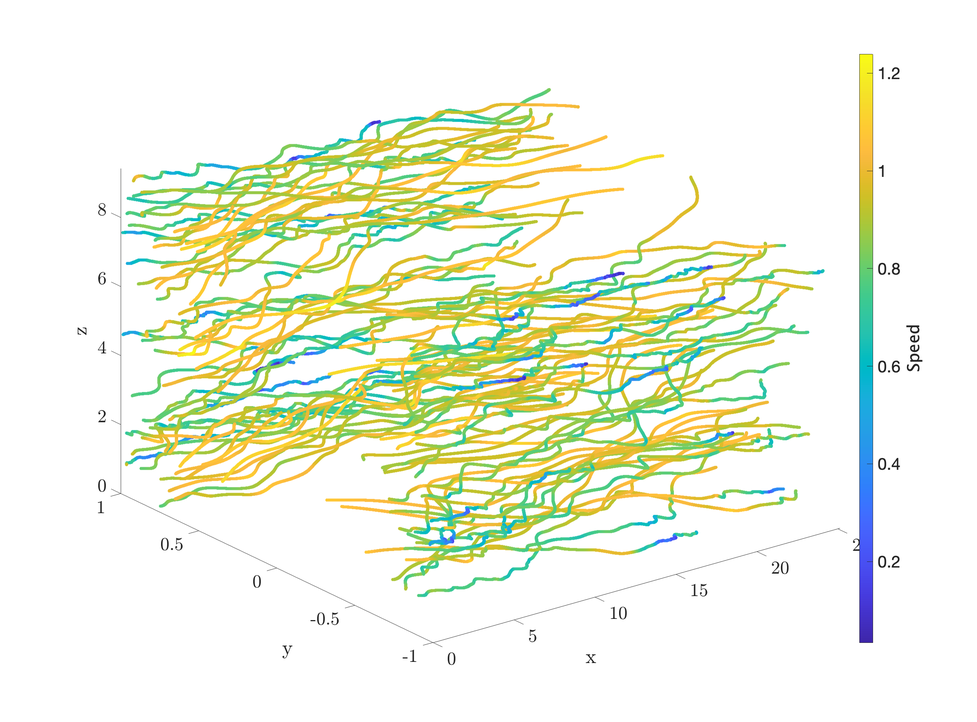
%> input picture ENM 5220 LPT Data Analysis/JHU Channel Tracks.png, 977 x 722 px, shrunk from 2566 x 1898 before the run
$ octave intensity_histogram.m   (GNU Octave 9; MATLAB toolbox functions it lacks are replaced by stand-ins)
%> lines starting %> are read from the running program, lines starting %| are printed output that depends on the picture
% Load filepath
[fname, fpath] = uigetfile( ...
    {'*.tif;*.tiff;*.png;*.bmp;*.jpg;*.jpeg;*.pgm','Image Files';
'*.*','All Files'}, ...
'Select a particle tracking frame');
%> the answer given: ../ENM 5220 LPT Data Analysis/JHU Channel Tracks.png
if isequal(fname, 0), disp('No file selected.'); return; end
imagePath = fullfile(fpath, fname);
imgRaw   = imread(imagePath);
%> imgRaw is the input picture: size 722x977x3 uint8; mean R, G, B 240.3, 244.3, 227.5
bitDepth = imfinfo(imagePath);
bitDepth = bitDepth(1).BitDepth;
if size(imgRaw, 3) == 3
% Unexpected RGB load -- take channel 1 to avoid weighted-blend artefacts.
    warning('Image loaded as RGB. Expected greyscale. Taking channel 1.');
    imgGray = imgRaw(:,:,1);
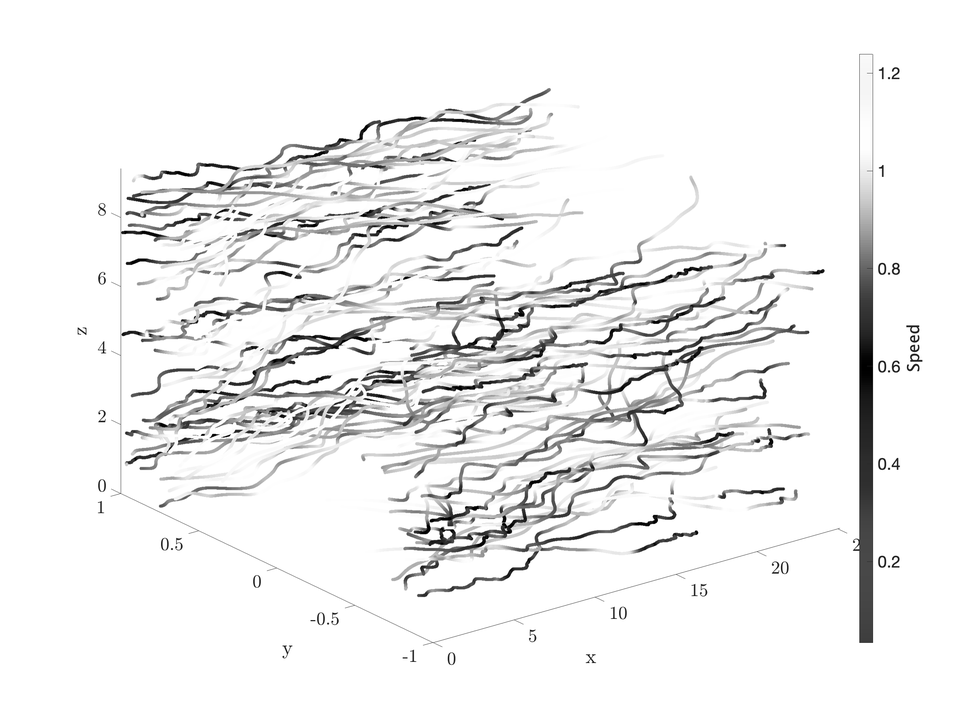
%> imgGray: size 722x977 uint8; min 0, max 255, mean 240.3
elseif size(imgRaw, 3) == 1
    imgGray = imgRaw;
else
    error('Unexpected image dimensions: %s', mat2str(size(imgRaw)));
end
switch class(imgGray)
case 'uint8',  maxVal = 255;
case 'uint16', maxVal = 65535;
otherwise,     maxVal = double(max(imgGray(:)));
end
[nRows, nCols] = size(imgGray);
%> nRows = 722; nCols = 977
imgVec = double(imgGray(:));
imgVec = imgVec(imgVec > 0);   % exclude zero-intensity pixels
% ── Statistics ───────────────────────────────────────────────────────────────
fprintf('\n--- Image: %s ---\n', imagePath);
fprintf('  Resolution : %d x %d px,  %d-bit\n', nCols, nRows, bitDepth);
%|   Resolution : 977 x 722 px,  24-bit
fprintf('  Min/Max    : %.0f / %.0f\n',   min(imgVec), max(imgVec));
%|   Min/Max    : 1 / 255
fprintf('  Mean +- Std : %.2f +- %.2f\n',  mean(imgVec), std(imgVec));
%|   Mean +- Std : 240.52 +- 42.30
fprintf('  Saturated  : %.3f %%\n',        100*mean(imgVec >= maxVal));
%|   Saturated  : 78.102 %
% ════════════════════════════════════════════════════════════════════════════
%  A) INTENSITY HISTOGRAM
% ════════════════════════════════════════════════════════════════════════════
fig = figure('Name', 'Intensity Histogram');
ax = axes('Parent', fig);
edges = 0 : maxVal + 1;
histogram(ax, imgVec, edges, 'FaceColor', [0.2 0.5 0.8], 'EdgeColor', 'none');
drawnow;
xlabel('Pixel Intensity');
ylabel('Pixel Count');
title('Intensity Histogram');
xline(mean(imgVec),        'r-',  sprintf('Mean = %.1f',   mean(imgVec)),        'LineWidth', 1.5, 'LabelVerticalAlignment', 'bottom');
xline(median(imgVec),      'k--', sprintf('Median = %.1f', median(imgVec)),      'LineWidth', 1.5, 'LabelVerticalAlignment', 'bottom');
xline(prctile(imgVec, 95), 'g--', sprintf('p95 = %.0f',    prctile(imgVec, 95)), 'LineWidth', 1.2, 'LabelVerticalAlignment', 'bottom');
grid on;
xlim([0 maxVal]);
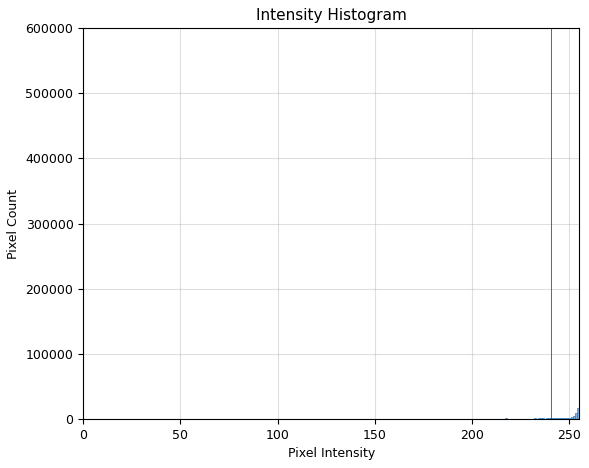
%> figure redrawn from the program's plot data; tallest bar 550374 high, from x = 255 to 256
